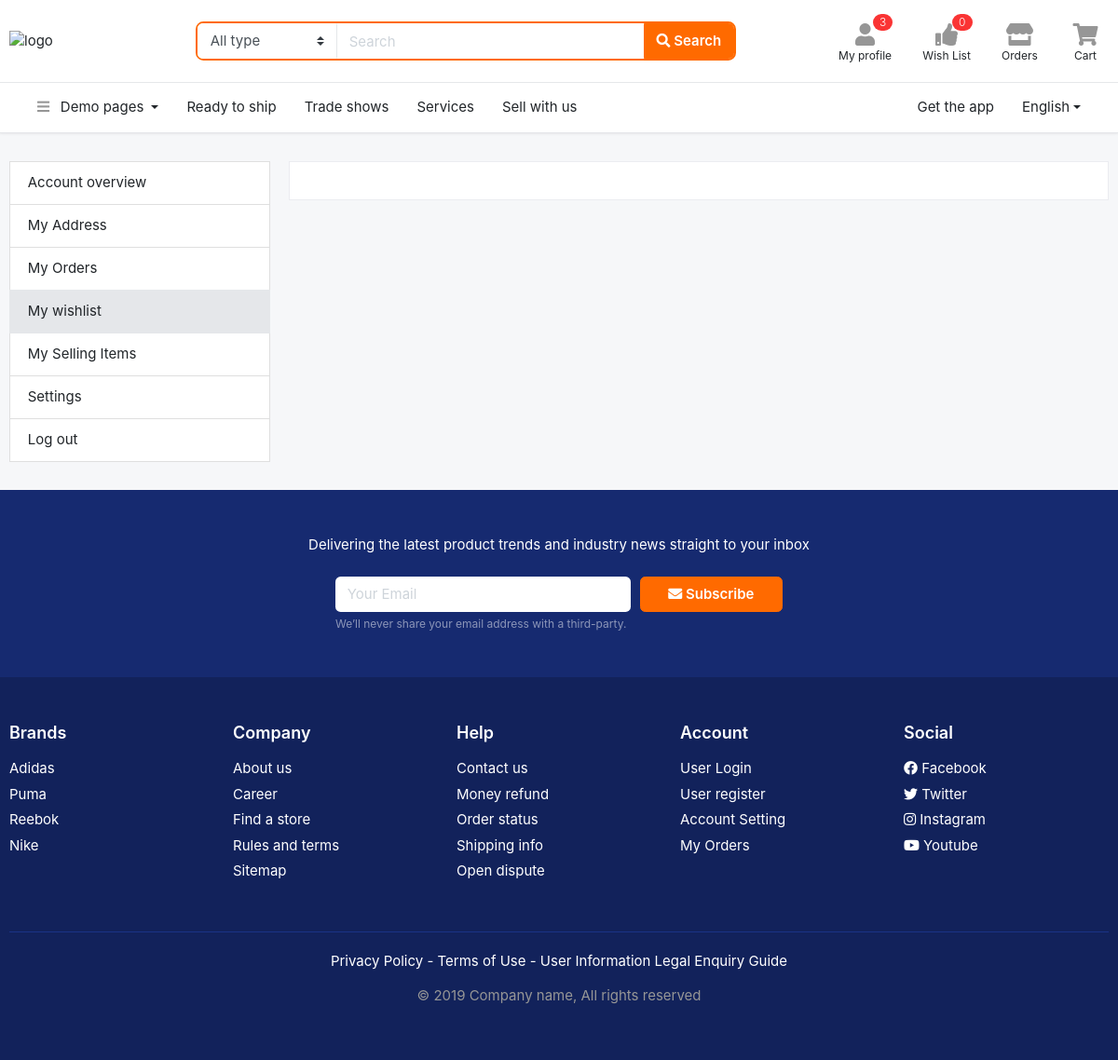
/my-wishlist/ (signed in), run on an earlier commit of the app's database.
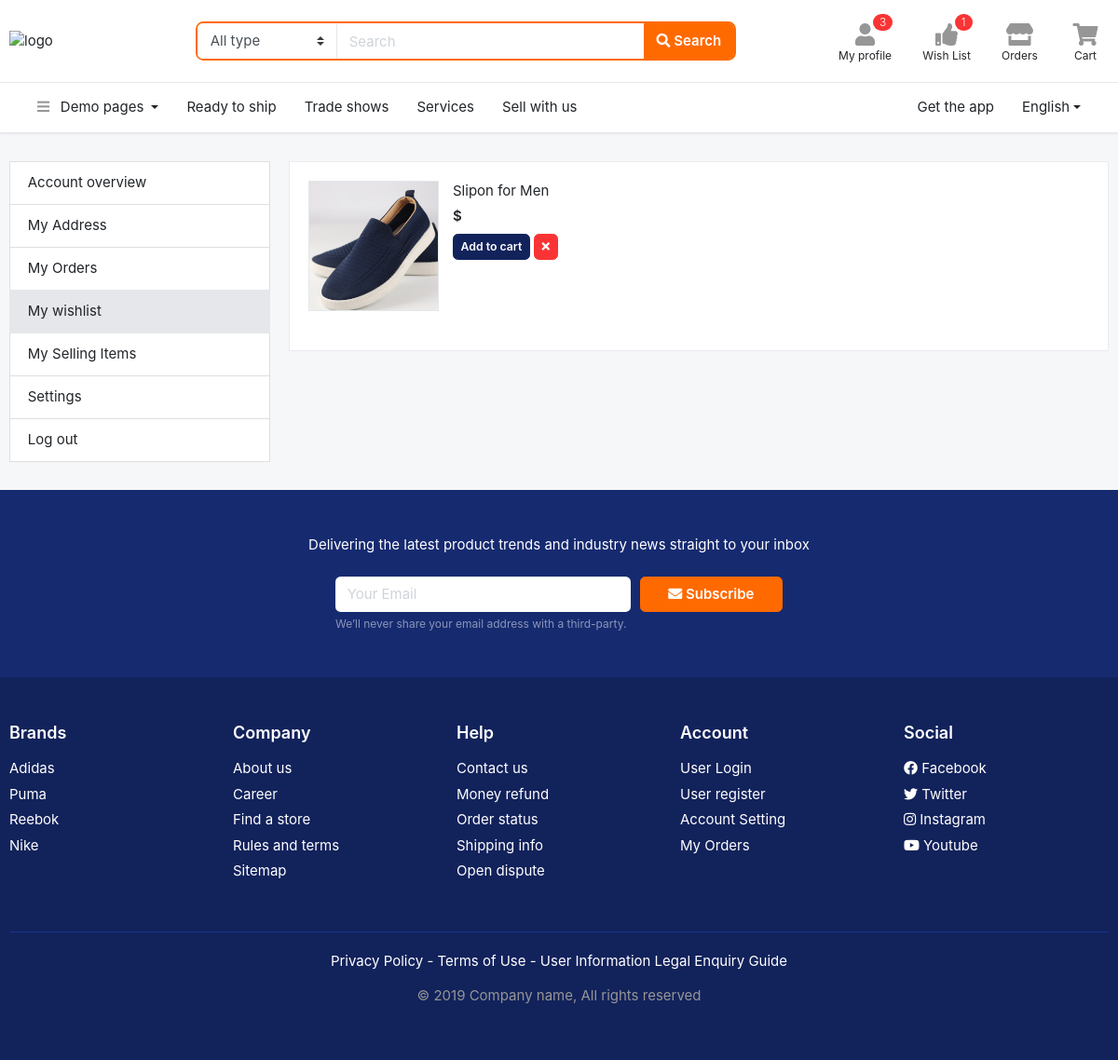
And on a later commit of the database.
### users/models.py (models this page shows, shortened)
class User(AbstractUser):
    class GENDER(models.TextChoices):
        MALE = 'male', 'male'
        FEMALE = 'female', 'female'
    phone = models.CharField(max_length=13, unique=True)
    gender = models.CharField(max_length=10, choices=GENDER.choices, blank=True, null=True)
    city = models.CharField(max_length=50, blank=True, null=True)
    country = models.CharField(max_length=50, blank=True, null=True)
    confirmation_code = models.CharField(max_length=6, blank=True, null=True)
    confirmed = models.BooleanField(default=False)

### main/models.py (models this page shows, shortened)
class Favorite(models.Model):
    user = models.ForeignKey(User, on_delete=models.CASCADE)
    product = models.ForeignKey(Product, on_delete=models.CASCADE)
    created_at = models.DateTimeField(auto_now_add=True)

class Product(models.Model):
    name = models.CharField(max_length=255)
    slug = models.SlugField(max_length=255, unique=True, blank=True, null=True)
    brand = models.CharField(max_length=255, blank=True, null=True)
    price = models.FloatField(validators=[MinValueValidator(0.0)])
    amount = models.PositiveIntegerField(default=1)
    description = models.TextField(blank=True, null=True)
    guarantee = models.CharField(max_length=255, blank=True, null=True)
    delevery_time = models.CharField(max_length=255, blank=True, null=True)
    country = models.CharField(max_length=255, blank=True, null=True)
    rating = models.FloatField(validators=[MinValueValidator(1.0), MaxValueValidator(5.0)], default=5.0)
    views = models.PositiveIntegerField(default=0)
    sub_category = models.ForeignKey(SubCategory, on_delete=models.CASCADE)
    created_at = models.DateTimeField(auto_now_add=True)

class Image(models.Model):
    image = models.ImageField(upload_to='images/', null=True, blank=True)
    product = models.ForeignKey(Product, on_delete=models.CASCADE)

### main/views.py (the view)
# urls.py: path('my-wishlist/', WishListView.as_view(), name='wishlist'),
class WishListView(LoginRequiredMixin, View):
    def get(self, request):
        favorites = Favorite.objects.filter(user=request.user)
        context = {
            'favorites': favorites,
        }
        return render(request, 'wishlist.html', context)

### templates/wishlist.html
{% extends 'base.html' %}
{% block content %}
    <section class="section-content padding-y">
        <div class="container">
            <div class="row">
                <aside class="col-md-3">
                    <nav class="list-group">
                        <a class="list-group-item" href="profile-main.html"> Account overview </a>
                        <a class="list-group-item" href="page-profile-address.html"> My Address </a>
                        <a class="list-group-item" href="profile-orders.html"> My Orders </a>
                        <a class="list-group-item active" href="wishlist.html"> My wishlist </a>
                        <a class="list-group-item" href="page-profile-seller.html"> My Selling Items </a>
                        <a class="list-group-item" href="profile-settings.html"> Settings </a>
                        <a class="list-group-item" href="page-index-1.html"> Log out </a>
                    </nav>
                </aside>
                <main class="col-md-9">
                    <article class="card">
                        <div class="card-body">
                            <div class="row">
                                {% for favorite in favorites %}
                                    <div class="col-md-6">
                                        <figure class="itemside mb-4">
                                            <div class="aside"><img src="{{ favorite.product.image_set.first.image.url }}" class="border img-md">
                                            </div>
                                            <figcaption class="info">
                                                <a href="#" class="title">{{ favorite.product.name }}</a>
                                                <p class="price mb-2">${{ favorite.price }}</p>
                                                <a href="{% url 'add-to-cart' favorite.product.id %}" class="btn btn-secondary btn-sm"> Add to cart </a>
                                                <a href="{% url 'remove-from-wishlist' favorite.id %}" class="btn btn-danger btn-sm" data-toggle="tooltip" title=""
                                                   data-original-title="Remove from wishlist"> <i
                                                        class="fa fa-times"></i> </a>
                                            </figcaption>
                                        </figure>
                                    </div>
                                    </div>
                                {% endfor %}
                        </div>
                    </article>
                </main>
            </div>
        </div>
    </section>
{% endblock %}

### templates/base.html (shortened to what the changed rows need)
<!DOCTYPE HTML>
{% load static %}
<html lang="en">
<head>
<link href="/static/css/bootstrap.css?v=2.0" rel="stylesheet" type="text/css"/>
<link href="/static/fonts/fontawesome/css/all.min.css?v=2.0" type="text/css" rel="stylesheet">
<link href="/static/css/ui.css?v=2.0" rel="stylesheet" type="text/css"/>
<link href="/static/css/responsive.css?v=2.0" rel="stylesheet" type="text/css" />
</head>
<body>
<header class="section-header">
<section class="header-main border-bottom">
	<div class="container">
		<div class="row align-items-center">
			<div class="col-xl-4 col-lg-4 col-md-6">
				<div class="widgets-wrap float-md-right">
					<div class="widget-header mr-3">
						<a href="{% url 'wishlist' %}" class="widget-view">
							<div class="icon-area">
								<i class="fa fa-thumbs-up"></i>
								<span class="notify">{{ request.user.favorite_set.count }}</span>
							</div>
						</a>
					</div>
				</div>
			</div>
		</div>
	</div>
</section>
</header>
{% block content %}
{% endblock %}
</body>
</html>

What changed in the data, as far as the page shows it:
changed User: user.favorite_set.count "0" → "1"
added Favorite: product.image_set.first.image (picture), product.name "Slipon for Men"
